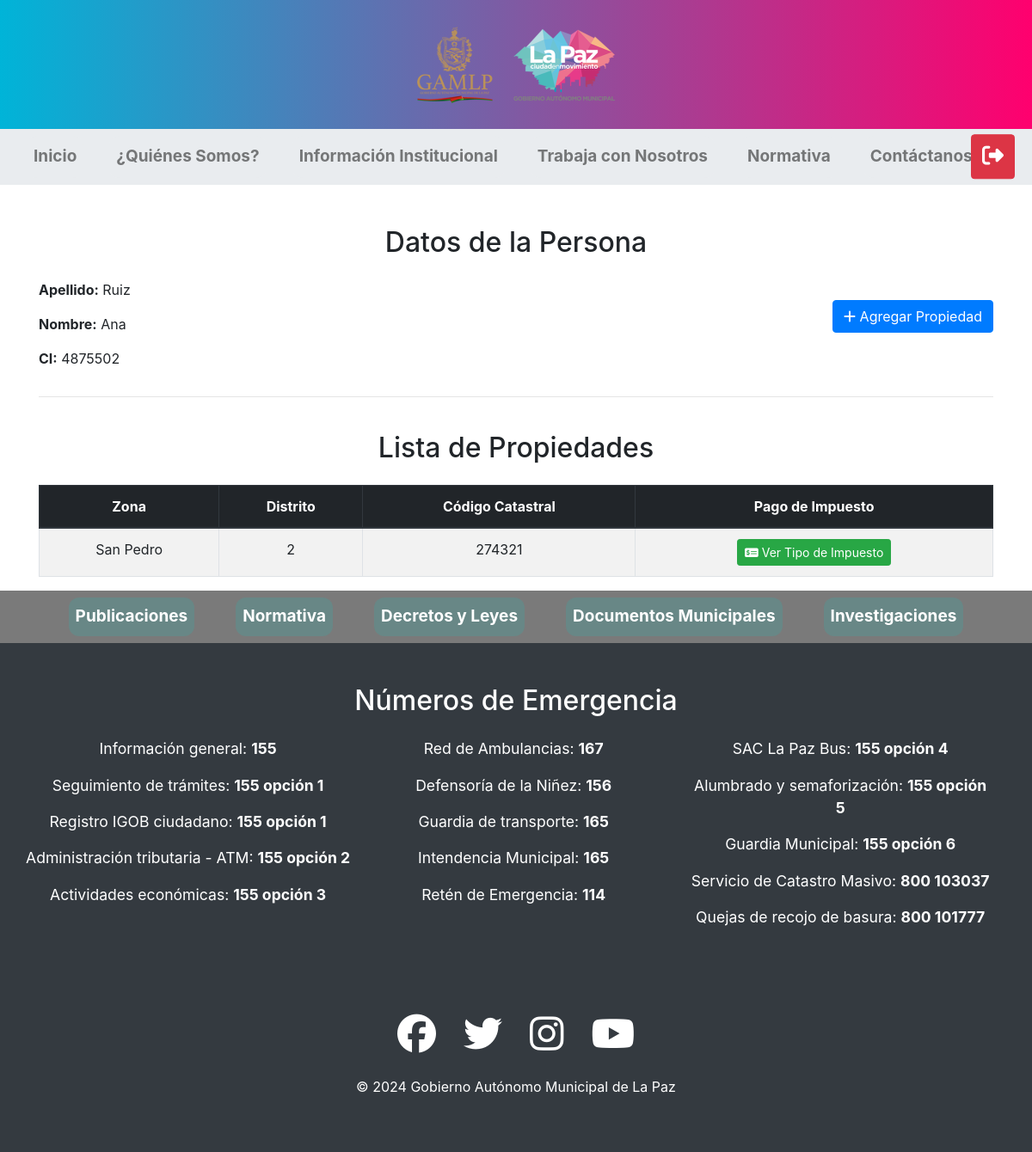
Screenshot of /PrimerParcial324/listarPropiedades.php?id=5 (signed in) with the database file from the repository.
### tables this page shows
CREATE TABLE `persona` (
  `id_persona` int(11) NOT NULL,
  `nombre` varchar(50) DEFAULT NULL,
  `apellido` varchar(50) DEFAULT NULL,
  `ci` varchar(20) DEFAULT NULL,
  `telefono` varchar(15) DEFAULT NULL,
  `correo` varchar(50) DEFAULT NULL
);

CREATE TABLE `propiedad` (
  `id_propiedad` int(11) NOT NULL,
  `zona` varchar(30) DEFAULT NULL,
  `id_persona` int(11) DEFAULT NULL,
  `codigo_catastral` varchar(30) DEFAULT NULL,
  `distrito` int(11) DEFAULT NULL
);

### PrimerParcial324/listarPropiedades.php (the view, shortened to what this page needs)
<?php
include 'header.php';
include 'resources/conexion.php';
$id_persona = $_GET["id"];
$sql = "select * from persona where id_persona = $id_persona";
$resultado = mysqli_query($enlace, $sql);
$fila = $resultado->fetch_assoc();
$apellido = $fila["apellido"];
$nombre = $fila["nombre"];
$ci = $fila["ci"];
$sql = "select * from propiedad where id_persona = $id_persona";
$resultado = mysqli_query($enlace, $sql);
?>
<div class="container mt-5">
        <h2 class="text-center mb-4">Datos de la Persona</h2>
        <div class="row">
            <div class="col-md-8">
                <p><strong>Apellido:</strong> <?php echo $apellido; ?></p>
                <p><strong>Nombre:</strong> <?php echo $nombre; ?></p>
                <p><strong>CI:</strong> <?php echo $ci; ?></p>
            </div>
            <div class="col-md-4 text-right">
                <a href="agregarPropiedad.php?id=<?php echo $id_persona; ?>" class="btn btn-primary mt-4"><i class="fa-solid fa-plus"></i> Agregar Propiedad</a>
            </div>
        </div>
        <hr>
        <br>
            <h2 class="text-center mb-4">Lista de Propiedades</h2>
            <table class="table table-striped table-bordered">
                <thead class="thead-dark">
                    <tr>
                        <th scope="col">Zona</th>
                        <th scope="col">Distrito</th>
                        <th scope="col">Código Catastral</th>
                        <th scope="col">Pago de Impuesto</th>
                    </tr>
                </thead>
                <tbody>
                    <?php
                    if ($resultado->num_rows > 0) {
                        while($fila = $resultado->fetch_assoc()) {
                    ?>
                        <tr>
                            <td> <?php echo $fila['zona'] ?> </td>
                            <td> <?php echo $fila['distrito'] ?> </td>
                            <td> <?php echo $fila['codigo_catastral'] ?> </td>
                            <td>
                                <a href="http://localhost:8090/PagoImpuesto/tipoImpuesto?codigoCatastro=<?php echo $fila["codigo_catastral"] ?>" class="btn btn-success btn-sm">
                                <i class="fa-solid fa-money-check-dollar"></i> Ver Tipo de Impuesto
                                </a>
                            </td>
                        </tr>
                    <?php
                        }
                    } else {
                        echo "<tr><td colspan='4' class='text-center'>No hay propiedades registradas</td></tr>";
                    }
                    ?>
                </tbody>
            </table>
    </div>
<?php
include 'footer.php';
?>

### PrimerParcial324/css/style.css (style rules this page uses)
table { width: 100%; border-collapse: collapse; margin: 20px 0; }
th, td { border: 1px solid #ddd; padding: 8px; text-align: center; }
th { background-color: #f2f2f2; }

### rows the page displays
persona: apellido "Ruiz", nombre "Ana", ci "4875502"
propiedad: zona "San Pedro", distrito "2", codigo_catastral "274321"
